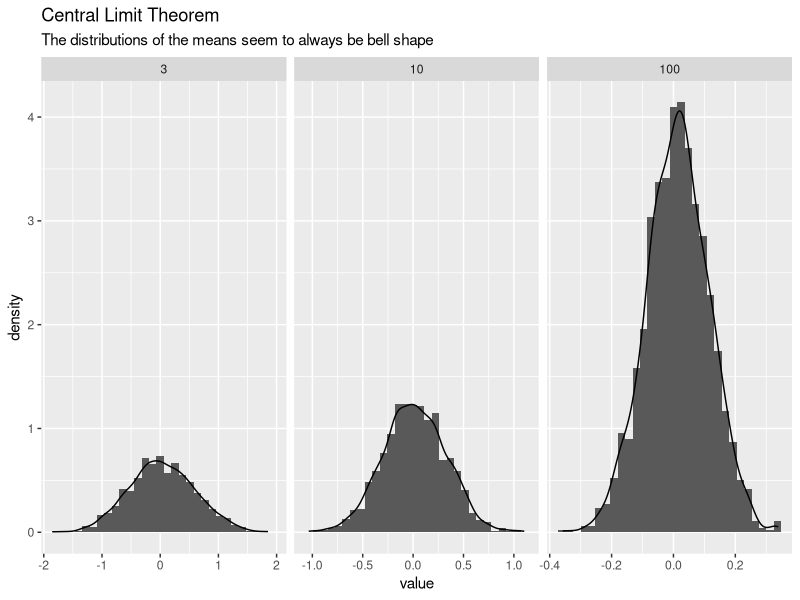
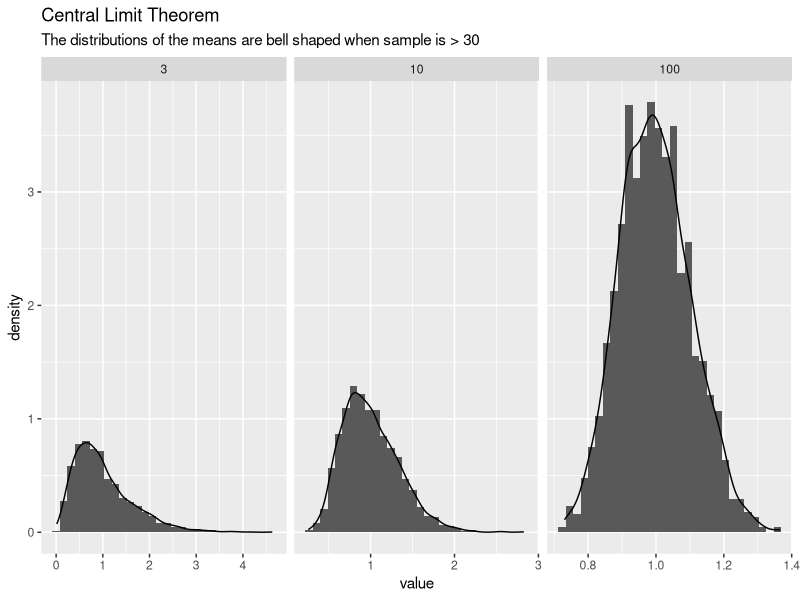
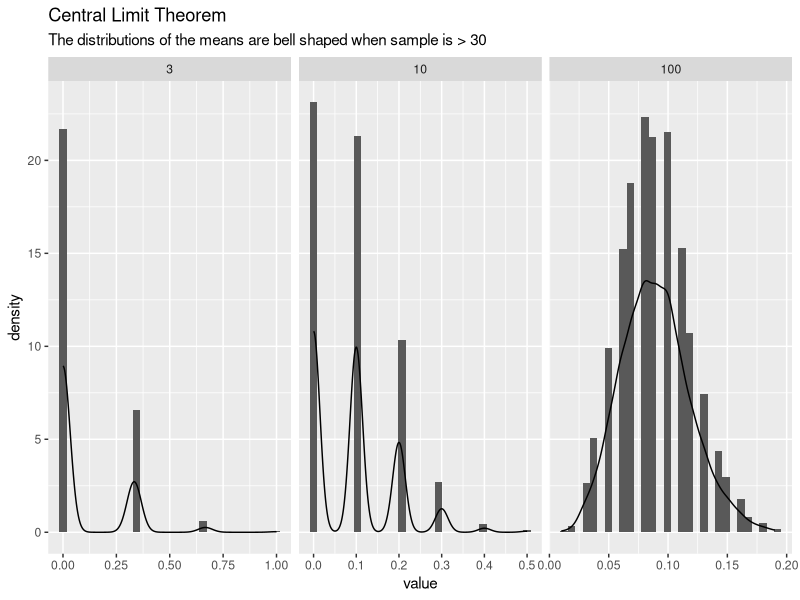

Write the R code that produced these figures, in order.
## ---- chunk 1
knitr::opts_chunk$set(echo = TRUE, message=FALSE)

library(tidyverse)
## ---- chunk 2
v <- seq(from = 1,to = 100,by = 2)
## ---- chunk 3
v <- as_tibble(v)
v <- 
  v %>% 
  filter(., value > 60) %>% 
  filter(., value < 100)
## ---- chunk 4
v %>% var(.)
## ---- chunk 5
df <- data.frame(c(2.27, 1.98, 1.69, 1.88, 1.64, 2.14), 
                 c(8.28, 8.04, 9.06, 8.7, 7.58, 8.34))
names(df) <- c("R", "H")

df$V <- 1/3 * pi * df$R^2 * df$H
## ---- chunk 6
x <- c(3.15, -0.55, -0.35, 0.16)
y <- c(2.93, -0.35, -0.25, -0.12)

X <- matrix(
  c(rep(1, 4), x),
  ncol = 2
)

solve((t(X) %*% X)) %*% (t(X) %*% matrix(y))


#summary(lm(y ~ x))
lsfit(x, y)
## ---- chunk 7
library(MASS)

data("cats")
cats <- as_tibble(cats)
## ---- chunk 8
cats %>% count(Sex)
## ---- chunk 9
cats %>% 
  group_by(Sex) %>% 
  summarise(mean(Bwt))

cats %>% 
  group_by(Sex) %>% 
  summarise(sd(Bwt))
## ---- chunk 10
freqover2.5 <- 
  cats %>% 
  mutate(., Over2.5 = ifelse(Bwt > 2.5, T, F)) %>% 
  group_by(Sex) %>% 
  count(Over2.5) %>% 
  spread(., key = Over2.5, value = n) %>% 
  mutate(., Proportion = `TRUE` / sum(`TRUE`, `FALSE`))
## ---- chunk 11
catsM <- 
  cats %>% 
  filter(., Sex == "M") %>% 
  list(.)

catsF <- 
  cats %>% 
  filter(., Sex == "F") %>% 
  list(.)
## ---- chunk 12
set.seed(10)
distributions <- 
  tribble(
    ~f, ~params,
    "rnorm", list(n = 1000),
    "rexp", list(n = 1000),
    "rbinom", list( n = 1000, size = 1, p = 0.1)
    )

distributions <- 
  distributions %>% 
  mutate(distr = invoke_map(f, params))

sampling <- function(df, n) {
  result <- vector("double", 2000)
  for(i in 1:2000) {
    result[[i]] <- 
      df %>%
      sample(n, replace = T) %>% 
      mean
  }
  return(result)
}


distributions <- 
distributions %>% 
  mutate(samp3 = map(.$distr, sampling, 3),
         samp10 = map(.$distr, sampling, 10),
         samp100 = map(.$distr, sampling, 100)
  ) 


df <- 
  distributions %>% 
  .$samp3 %>% 
  as.data.frame()

names(df) <- c("rnorm","rexp","rbinom")

df <- gather(df)
df$n <- 3

df1 <- 
  distributions %>% 
  .$samp10 %>% 
  as.data.frame()

names(df1) <- c("rnorm","rexp","rbinom")
df1 <- gather(df1)
df1$n <- 10

df <- bind_rows(df,df1)

df1 <- 
  distributions %>% 
  .$samp100 %>% 
  as.data.frame()

names(df1) <- c("rnorm","rexp","rbinom")
df1 <- gather(df1)
df1$n <- 100

df <- bind_rows(df,df1)

## ---- chunk 13
df %>% 
  filter(key=="rnorm") %>% 
  ggplot() + 
  geom_histogram(aes(x=value,y=..density..), position="identity") + 
  geom_density(aes(x=value,y=..density..)) +
  facet_grid(.~n, scales = "free") +
  ggtitle('Central Limit Theorem', 
    subtitle = 'The distributions of the means seem to always be bell shape')
  
## ---- chunk 14
df %>% 
  filter(key=="rexp") %>% 
  ggplot() + 
  geom_histogram(aes(x=value,y=..density..), position="identity") + 
  geom_density(aes(x=value,y=..density..)) +
  facet_grid(.~n, scales = "free") +
  ggtitle('Central Limit Theorem', 
    subtitle = 'The distributions of the means are bell shaped when sample is > 30')
  
## ---- chunk 15
df %>% 
  filter(key=="rbinom") %>% 
  ggplot() + 
  geom_histogram(aes(x=value,y=..density..), position="identity") + 
  geom_density(aes(x=value,y=..density..)) +
  facet_grid(.~n, scales = "free") +
  ggtitle('Central Limit Theorem', 
    subtitle = 'The distributions of the means are bell shaped when sample is > 30')
  
